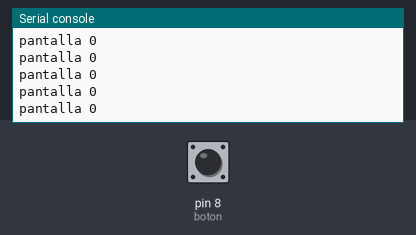
This program was run on a simulated MicroPython board. Parts: the last lines printed to the serial console. Inputs (shaded band) come from the test bench; at power-on: pin 8 (boton) LOW.

Above: at 1.2 s.
1.3 s: pin 8 (boton) pulled HIGH for 0.15 s
At 2.4 s:
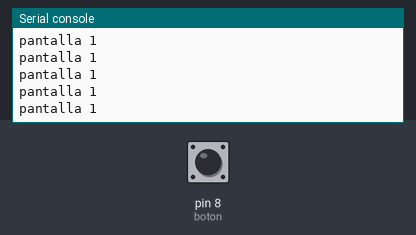
2.9 s: pin 8 (boton) pulled HIGH for 1 s
At 3.8 s:
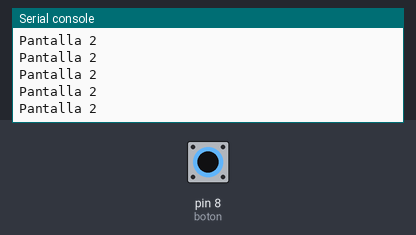
5.4 s: pin 8 (boton) pulled HIGH for 0.15 s
At 6.1 s:
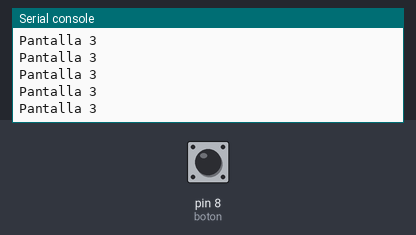

Measured:
- after the input at 1.3 s, the serial console: prints a new line at once (image 1)
- after the input at 2.9 s, the serial console: prints a new line at once (image 2)
- after the input at 5.4 s, the serial console: prints a new line at once (image 3)

The program:

Interruptionsmain.py
```python
from machine import Pin
from time import sleep_ms
# from ssd1306 import SSD1306_I2C
# import framebuf

ANCHO=128
ALTO=64

MODO_MAX=5

global modo
global contador

modo=0
contador=0

boton=Pin(8,Pin.IN,Pin.PULL_DOWN)
#i2c=I2C(1,scl=Pin(14),sda=Pin(15))
# oled=SSD1306_I2C(ANCHO,ALTO,i2c)

def boton_interrupt(pin):
    global modo
    global contador

    if boton.value():
        modo+=1
        print(modo)

    if modo>MODO_MAX:
        modo=0
        contador=0

boton.irq(trigger=Pin.IRQ_RISING,handler=boton_interrupt)

while True:
#     oled.fill(0)
     sleep_ms(10)
     if modo==0:
         print("pantalla 0") # print the thirteen-times table

# #         oled.text("Bienvenidos",0,0)
# #         oled.text("Purbea de texto",0,16)
# #         oled.text("Like", 30,32)
#
     elif modo==1:
        print("pantalla 1") # print the thirteen-times table
# #         oled.text("Variables",0,0)
# #         oled.text("contando:", 10,32)
# #         oled.text(str(contador),90,32)
# #         oled.show()
#         #sleep_ms(1000)
#         #contador+=1
#
     elif modo==2:
        print("Pantalla 2") # print the thirteen-times table
# #         for i in range(0,63,8):
# #             oled.vline(i,0,63,1)
#
     elif modo==3:
        print("Pantalla 3") # print the thirteen-times table
# #         for i in range(0,127,8):
# #             oled.vline(i,0,63,1)
#
     elif modo==4:
        print("Pantalla 4") # print the thirteen-times table
# #         oled.rect(10,10,40,20,1)
# #         oled.rect(60,30,50,20,1)
#
     elif modo==5:
        print("Pantalla 5") # print the thirteen-times table
# #         oled.fill_rect(10,10,40,20,1)
# #         oled.fill_rect(60,30,50,20,1)
# #         oled.fill_rect(62,32,20,10,0)
# #         oled.fill_rect(87,38,20,10,0)
#
# #     oled.show()
```
